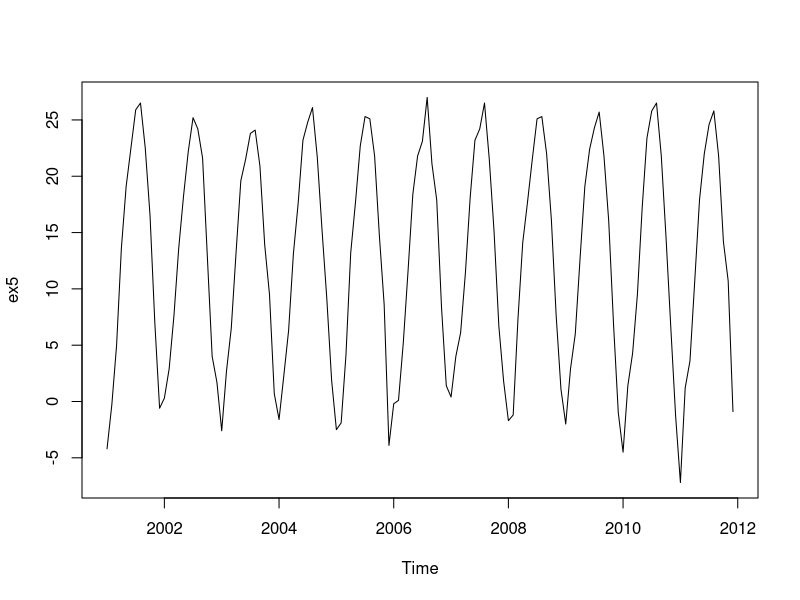
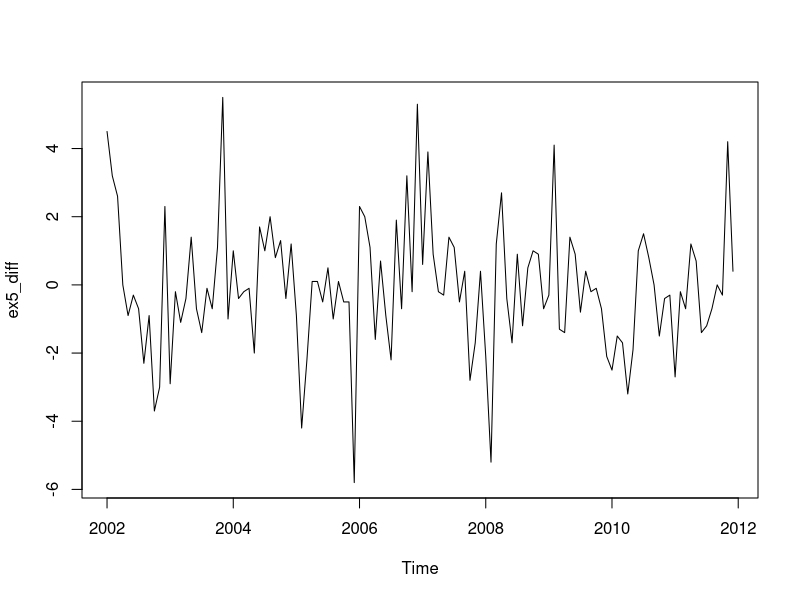

Reproduce these figures in R, in order.
## ---- chunk 1
knitr::opts_chunk$set(echo = TRUE, comment = NA)
## ---- chunk 2
library(forecast)
library(tseries)
set.seed(0)
## ---- chunk 3
ex5 <- read.table("ex_ch5_5.txt", header=T)$data
ex5 <- ts(ex5, start=c(2001,1), frequency=12)
plot(ex5, type="l")
findfrequency(ex5)
## ---- chunk 4
ex5_diff <- diff(ex5, lag=12)
plot(ex5_diff, type="l")
## ---- chunk 5
auto.arima(ex5)
